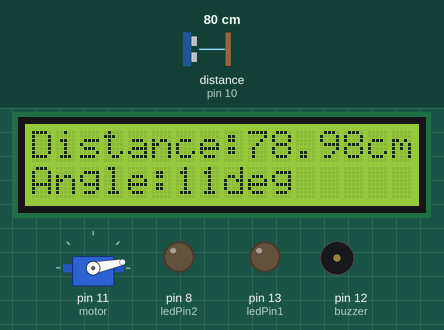
Simulated run of this sketch. Board: Arduino Uno, built with avr-gcc and run on an emulated ATmega328P. Parts: servo, 16×2 character LCD, output pins drawn as LEDs (lit = HIGH), buzzer (waves = sounding). Wiring (inferred from the names in the program): ultrasonic range finder: trigger pin 9; echo pin 10. The inputs (shaded band) are chosen by the test bench; at power-on: distance to the obstacle (sensor on pin 10) 80 cm. The echo pulse lasts 58.3 µs per cm; pins used as bus, display or sensor lines are not drawn; what the sketch prints to the serial monitor is not drawn.

Above: at 1.2 s.
1.3 s: distance to the obstacle (sensor on pin 10) set to 43 cm
At 1.8 s:
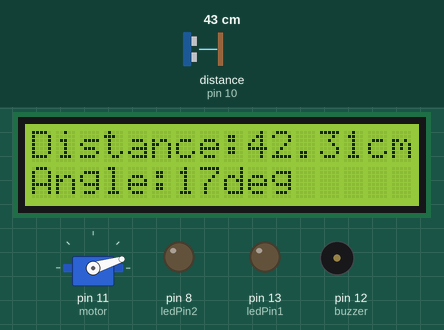
2.9 s: distance to the obstacle (sensor on pin 10) set to 36 cm
At 2.98 s:
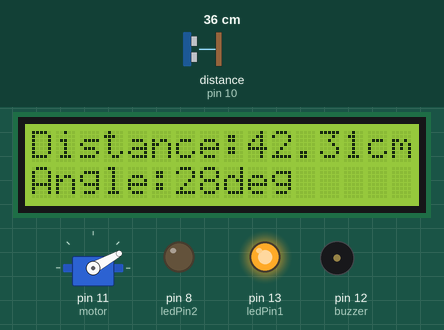
4.6 s: distance to the obstacle (sensor on pin 10) set to 23 cm
At 5.15 s:
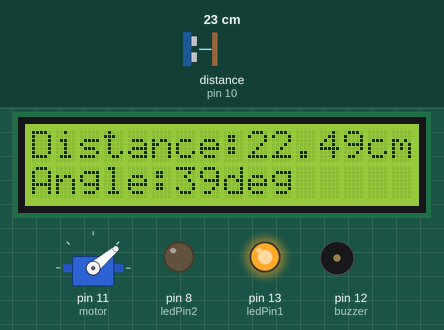
6.7 s: distance to the obstacle (sensor on pin 10) set to 18 cm
At 7.4 s:
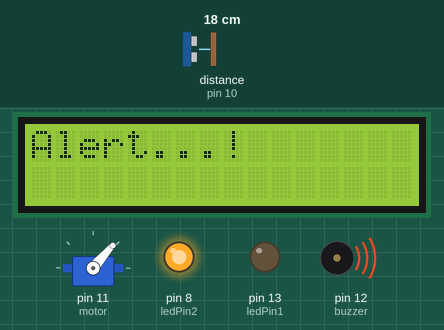
9.1 s: distance to the obstacle (sensor on pin 10) set to 35 cm
At 9.32 s:
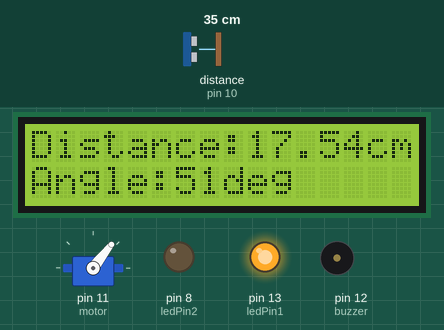
12.1 s: distance to the obstacle (sensor on pin 10) set to 2 cm
At 12.5 s:
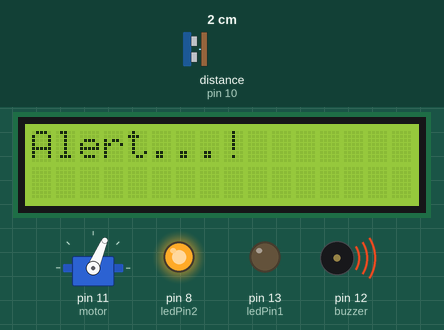
Timing chart, 0 to 24.1 s (numbered marks = the images above; inputs shaded):
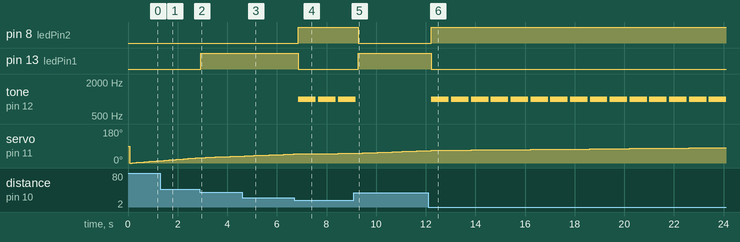

The sketch:

Smart_Radar_System.ino
```cpp
#include <Servo.h>
#include <LiquidCrystal.h>

// Create Servo and LCD objects
Servo myservo; // Create a servo object to control a servo motor
LiquidCrystal lcd(7, 6, 5, 4, 3, 2); // Create an LCD object with pins (rs, enable, d4, d5, d6, d7)

// Define constants and variables
int pos = 0; // Variable to store the servo position
const int trigPin = 9; // Pin for ultrasonic sensor trigger
const int echoPin = 10; // Pin for ultrasonic sensor echo
const int motor = 11; // Pin for servo motor control
const int buzzer = 12; // Pin for buzzer
const int ledPin1 = 13; // Pin for first LED
const int ledPin2 = 8; // Pin for second LED
float distanceCm, DistanceSec, duration; // Variables for distance calculations

void setup() {
  // Attach servo to motor pin and initialize LCD
  myservo.attach(motor);
  lcd.begin(16, 2); // Initialize the LCD with 16 columns and 2 rows

  // Set pin modes for ultrasonic sensor, buzzer, and LEDs
  pinMode(trigPin, OUTPUT);
  pinMode(echoPin, INPUT);
  pinMode(buzzer, OUTPUT);
  pinMode(ledPin1, OUTPUT);
  pinMode(ledPin2, OUTPUT);

  // Define the alert distance threshold
  DistanceSec = 40; // Set the safety distance threshold in cm
  Serial.begin(9600); // Initialize serial communication for debugging
}

void loop() {
  // Sweep the servo from 0 to 180 degrees
  for (pos = 0; pos <= 180; pos += 1) {
    myservo.write(pos); // Move the servo to the current position
    measureDistance(); // Measure the distance at the current position

    // Check if an object is detected within the safety distance
    if (distanceCm <= DistanceSec) {
      // If the object is within half of the safety distance, issue an alert
      if (distanceCm <= DistanceSec / 2) {
        alertCondition(); // Execute alert condition (buzzer and LED)
      } else {
        warningCondition(); // Execute warning condition (LED only)
      }
    } else {
      // No object within safety distance, turn off buzzer and LEDs
      resetAlerts();
    }

    // Display the distance and angle on the LCD
    displayLCD();
    delay(80); // Short delay for smooth servo movement
  }

  // Sweep the servo back from 180 to 0 degrees
  for (pos = 180; pos >= 0; pos -= 1) {
    myservo.write(pos); // Move the servo to the current position
    measureDistance(); // Measure the distance at the current position

    // Check if an object is detected within the safety distance
    if (distanceCm <= DistanceSec) {
      // If the object is within half of the safety distance, issue an alert
      if (distanceCm <= DistanceSec / 2) {
        alertCondition(); // Execute alert condition (buzzer and LED)
      } else {
        warningCondition(); // Execute warning condition (LED only)
      }
    } else {
      // No object within safety distance, turn off buzzer and LEDs
      resetAlerts();
    }

    // Display the distance and angle on the LCD
    displayLCD();
    delay(80); // Short delay for smooth servo movement
  }
}

// Function to measure the distance using the ultrasonic sensor
void measureDistance() {
  // Send a short pulse to trigger the ultrasonic sensor
  digitalWrite(trigPin, LOW);
  delayMicroseconds(2);
  digitalWrite(trigPin, HIGH);
  delayMicroseconds(10);
  digitalWrite(trigPin, LOW);

  // Measure the duration of the echo pulse
  duration = pulseIn(echoPin, HIGH);

  // Calculate the distance in centimeters
  distanceCm = duration * 0.034 / 2;
  Serial.println(duration); // Debugging: print the measured duration
}

// Function to handle alert condition (object within close proximity)
void alertCondition() {
  tone(buzzer, 1000); // Send 1KHz sound signal to buzzer
  digitalWrite(ledPin1, LOW); // Turn off LED 1
  digitalWrite(ledPin2, HIGH); // Turn on LED 2

  // Display alert message on the LCD
  lcd.clear();
  lcd.setCursor(0, 0);
  lcd.print("Alert...!");
  delay(700);
  noTone(buzzer); // Stop the buzzer sound
}

// Function to handle warning condition (object within moderate proximity)
void warningCondition() {
  digitalWrite(buzzer, HIGH); // Turn on the buzzer
  digitalWrite(ledPin2, LOW); // Turn off LED 2
  digitalWrite(ledPin1, HIGH); // Turn on LED 1
  delay(100);
  digitalWrite(buzzer, LOW); // Turn off the buzzer
}

// Function to reset alerts (no object detected within safety distance)
void resetAlerts() {
  digitalWrite(buzzer, LOW); // Turn off the buzzer
  digitalWrite(ledPin1, LOW); // Turn off LED 1
  digitalWrite(ledPin2, LOW); // Turn off LED 2
}

// Function to display distance and angle on the LCD
void displayLCD() {
  lcd.setCursor(0, 0);
  lcd.print("Distance:");
  lcd.print(distanceCm);
  lcd.print("cm");
  delay(10); // Short delay to allow for LCD update
  lcd.setCursor(0, 1);
  lcd.print("Angle:");
  lcd.print(pos);
  lcd.print("deg");
}
```

Measured:
- the behaviour switches between 41 and 40 cm on distance to the obstacle (sensor on pin 10) (found by bisection; images 1 and 2)
- the behaviour switches between 21 and 20 cm on distance to the obstacle (sensor on pin 10) (found by bisection; images 3 and 4)
- after the input at 2.9 s, pin 13 (ledPin1): LOW → HIGH at once
- after the input at 6.7 s, pin 8 (ledPin2): LOW → HIGH after 0.17 s; pin 13 (ledPin1): HIGH → LOW after 0.17 s; tone on pin 12 (buzzer): alternates 1000 Hz for 0.70 s and silent for 0.10 s, starting after 0.17 s; the display: first differs from a run without the input after 0.17 s (image 4)
- after the input at 9.1 s, pin 8 (ledPin2): HIGH → LOW after 0.17 s; pin 13 (ledPin1): LOW → HIGH after 0.17 s; tone on pin 12 (buzzer): goes on until 9.2 s, then stays silent
- after the input at 12.1 s, pin 8 (ledPin2): LOW → HIGH after 0.13 s; pin 13 (ledPin1): HIGH → LOW after 0.13 s; tone on pin 12 (buzzer): alternates 1000 Hz for 0.70 s and silent for 0.10 s, starting after 0.13 s; the display: first differs from a run without the input after 0.13 s (image 6)
- what the display in image 4 shows lasts 0.7 s, from 6.9 s to 7.6 s
